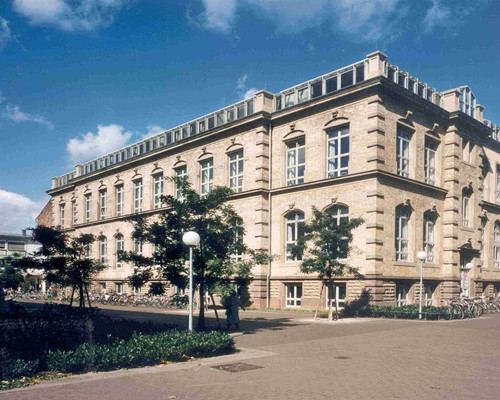
#> input picture week4_3_2/kit1_1.jpg, 500 x 400 px
$ python classical_projects_A_Image_Stitching_week4.py
#> lines starting #> are read from the running program, lines starting #| are printed output that depends on the picture
# -*- coding: utf-8 -*-
"""
Created on Sun Feb 23 21:23:38 2020

@author: 孟京浩
"""
import numpy as np
import cv2


class Stitcher:
    # 拼接函数
    def stitch(self, images, ratio=0.5, thresh=3):
        # 获取输入图片
        (imageB, imageA) = images
        # 检测A、 B 图片的SIFT 关键特征点，并计算特征描述子
        (kpsA, descriptorsA) = self.extract_sift_Features(imageA)
        (kpsB, descriptorsB) = self.extract_sift_Features(imageB)

        # 匹配两张图片的所有特征点，返回匹配结果
        M = self.matchKeypoints(kpsA, kpsB, descriptorsA, descriptorsB, ratio, thresh)

        # 如果返回结果为空，没有匹配成功的特征点，退出算法
        if M is None:
            return None

        # 否则， 提取匹配结果
        # H 是3*3 视角变换矩阵
        (matches, H, status) = M
        # 将图片A进行视角变换，result是变换后的图片
        result = cv2.warpPerspective(imageA, H, (imageA.shape[1] + imageB.shape[1], imageA.shape[0]))
        # 将图片B传入图片最左端
        result[0:imageB.shape[0], 0:imageB.shape[1]] = imageB

        # 去除黑色部分
        rows, cols = np.where(result[:, :, 0] != 0)
        min_row, max_row = min(rows), max(rows) + 1
        min_col, max_col = min(cols), max(cols) + 1
        result = result[min_row:max_row, min_col:max_col, :]


        imageC = self.drawMatches(imageA, imageB, kpsA, kpsB, matches, status)
        # 返回匹配结果和拼接图
        return (result, imageC)

    # SIFT算法找出图片的关键点集合
    def extract_sift_Features(self, image):
        # 将彩色图片转换成灰度图
        image_gray = cv2.cvtColor(image, cv2.COLOR_BGR2GRAY)

        # 建立SIFT生成器
        sift_initialize = cv2.xfeatures2d.SIFT_create()
        # 检测SIFT特征点，并计算描述子
        (kps, descriptors) = sift_initialize.detectAndCompute(image_gray, None)

        # 将结果转换成Numpy数组
        kps = np.float32([kp.pt for kp in kps])

        # 返回特征点集，以及对应的描述特征
        return kps, descriptors

    # 匹配两张图片的特征点集合
    def matchKeypoints(self, kpsA, kpsB, descriptorsA, descriptorsB, ratio, thresh):
        # 建立暴力匹配器
        bruteForce = cv2.BFMatcher_create()
        # 使用KNN检测来自A、B图的SIFT特征匹配对，K=2
        rawMatches = bruteForce.knnMatch(descriptorsA, descriptorsB, 2)

        matches = []
        for m in rawMatches:
            # 当最近距离跟次近距离的比值小于ratio值时，保留此匹配对
            if len(m) == 2 and m[0].distance < m[1].distance * ratio:
                # 存储两个点在featuresA, featuresB中的索引值
                matches.append((m[0].trainIdx, m[0].queryIdx))

        # 当筛选后的匹配度大于4时，计算视角变换矩阵
        if len(matches) > 4:
            # 获取匹配对的点坐标
            ptsA = np.float32([kpsA[i] for (_, i) in matches])
            ptsB = np.float32([kpsB[i] for (i, _) in matches])

            # 计算视角变换矩阵
            (H, status) = cv2.findHomography(ptsA, ptsB, cv2.RANSAC, thresh)

            # 返回结果
            return (matches, H, status)

        # 如果匹配对小于4时，返回None
        return None

    # 把对应点连线
    def drawMatches(self, imageA, imageB, kpsA, kpsB, matches, status):
        # 初始化图片，将A、B图左右连接到一起
        (hA, wA) = imageA.shape[:2]
        (hB, wB) = imageB.shape[:2]
        imageC = np.zeros((max(hA, hB), wA + wB, 3), dtype="uint8")
        imageC[0:hA, 0:wA] = imageA
        imageC[0:hB, wA:] = imageB

        # 联合遍历，画出匹配对
        for ((trainIdx, queryIdx), s) in zip(matches, status):
            # 当点匹配成功时，画到拼接图上
            if s == 1:
                # 画出匹配对
                ptA = (int(kpsA[queryIdx][0]), int(kpsA[queryIdx][1]))
                ptB = (int(kpsB[trainIdx][0]) + wA, int(kpsB[trainIdx][1]))
                cv2.line(imageC, ptA, ptB, (0, 255, 0), 1)

        # 返回结果
        return imageC

# 读取拼接图片
imageA = cv2.imread("kit1_1.jpg")
#> imageA is the input picture: shape (400, 500, 3); mean B, G, R 136.9, 129.5, 119
imageB = cv2.imread("kit2_1.jpg")
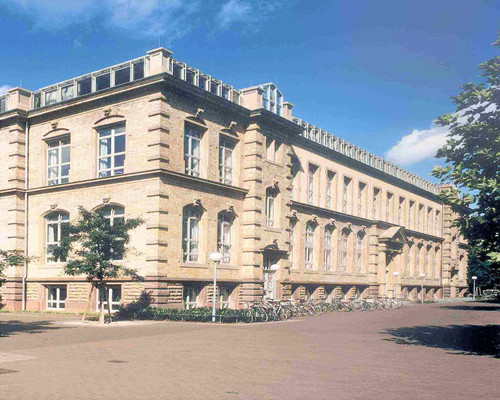
#> input picture week4_3_2/kit2_1.jpg, 500 x 400 px
#> imageB is the input picture: shape (400, 500, 3); mean B, G, R 162.4, 156.6, 153.6

# 把图片拼接成全景图
stitcher = Stitcher()
(result, vis) = stitcher.stitch([imageA, imageB])
#> in extract_sift_Features, `image_gray = cv2.cvtColor(image, cv2.COLOR_BGR2GRAY)`:
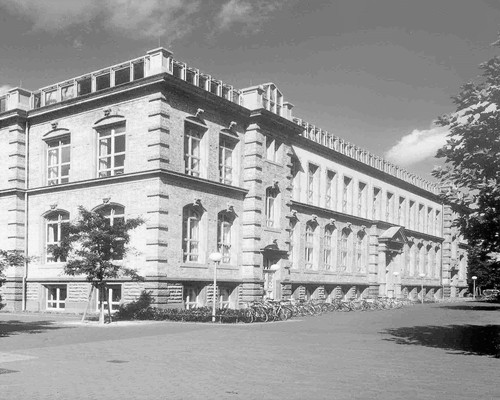
#> image_gray: shape (400, 500); min 0, max 255, mean 156.4
#> in extract_sift_Features, `(kps, descriptors) = sift_initialize.detectAndCompute(image_gray, None)`: kps = 1476 keypoints; strongest (x, y, size): (474, 277, 2.6), (110, 290, 2.6), (58, 290, 2.4), (482, 214, 2.2)
#> in extract_sift_Features, `kps = np.float32([kp.pt for kp in kps])`: kps = 1476 pairs, first value 2.44 to 496, second value 8.06 to 374.3
#> in stitch, `(kpsA, descriptorsA) = self.extract_sift_Features(imageA)`: kpsA has the same summary as kps in extract_sift_Features
#> in extract_sift_Features (call 2), `image_gray = cv2.cvtColor(image, cv2.COLOR_BGR2GRAY)`:
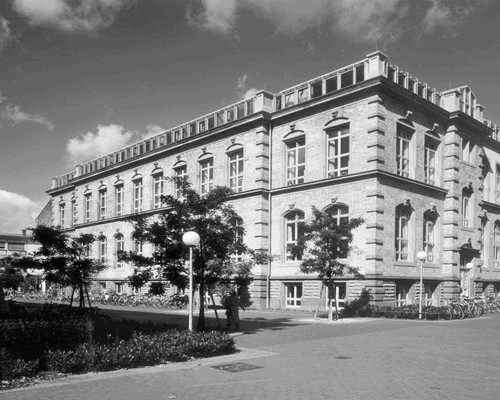
#> image_gray: shape (400, 500); min 0, max 255, mean 127.2
#> in extract_sift_Features (call 2), `(kps, descriptors) = sift_initialize.detectAndCompute(image_gray, None)`: kps = 1809 keypoints; strongest (x, y, size): (190, 237, 10.1), (337, 288, 2.1), (295, 288, 1.9), (148, 250, 9.5)
#> in extract_sift_Features (call 2), `kps = np.float32([kp.pt for kp in kps])`: kps = 1809 pairs, first value 2.35 to 496.6, second value 7.84 to 391.3
#> in stitch, `(kpsB, descriptorsB) = self.extract_sift_Features(imageB)`: kpsB has the same summary as kps in extract_sift_Features
#> in matchKeypoints, `rawMatches = bruteForce.knnMatch(descriptorsA, descriptorsB, 2)`: rawMatches = 1476 matches
#> after the loop in matchKeypoints, `for m in rawMatches:`: matches = 282 pairs, first value 876 to 1803, second value 12 to 963
#> in matchKeypoints, `ptsA = np.float32([kpsA[i] for (_, i) in matches])`: ptsA = 282 pairs, first value 9.32 to 306.4, second value 62.93 to 371.3
#> in matchKeypoints, `ptsB = np.float32([kpsB[i] for (i, _) in matches])`: ptsB = 282 pairs, first value 256.5 to 494.4, second value 66.24 to 367.2
#> in matchKeypoints, `(H, status) = cv2.findHomography(ptsA, ptsB, cv2.RANSAC, thresh)`: H = [[0.804, 0.000407, 248.6], [0.000419, 0.977, 4.6], [1.75e-06, 1.13e-06, 1]]; status = 282 values, max 1 at index 0, min 0 at index 142, mean 0.996
#> in stitch, `result[0:imageB.shape[0], 0:imageB.shape[1]] = imageB`:
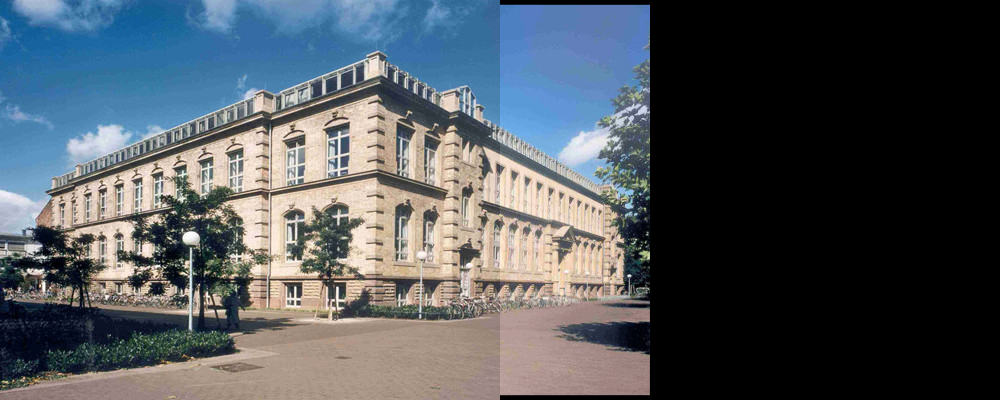
#> result: shape (400, 1000, 3); mean B, G, R 91.5, 85.7, 79.4
#> in stitch, `min_row, max_row = min(rows), max(rows) + 1`: min_row = 0; max_row = 400
#> in stitch, `min_col, max_col = min(cols), max(cols) + 1`: min_col = 0; max_col = 650
#> in stitch, `result = result[min_row:max_row, min_col:max_col, :]`:
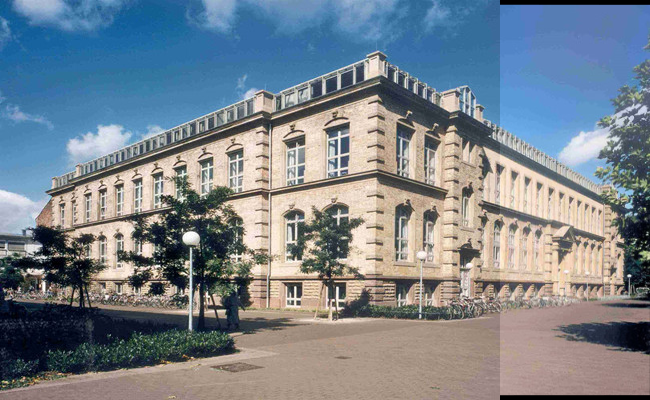
#> result: shape (400, 650, 3); mean B, G, R 140.7, 131.8, 122.2
#> in drawMatches, `imageC[0:hB, wA:] = imageB`:
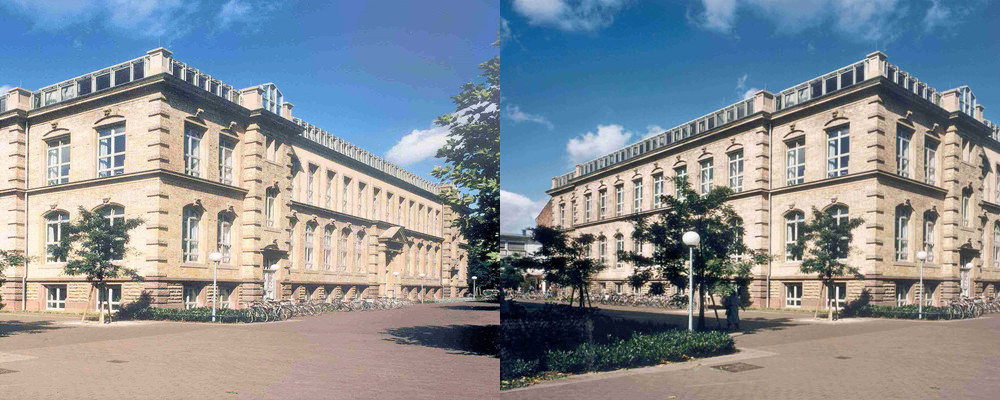
#> imageC: shape (400, 1000, 3); mean B, G, R 149.7, 143.1, 136.3
#> the loop in drawMatches, `for ((trainIdx, queryIdx), s) in zip(matches, status):` made 282 passes
#> (trainIdx, queryIdx, ptA, ptB) on passes 1 to 12: (876, 12, (9, 371), (756, 367)), (885, 24, (13, 107), (759, 109)), (894, 31, (15, 264), (761, 262)), (890, 32, (15, 126), (760, 128)), (891, 33, (15, 114), (760, 116)), (901, 46, (19, 127), (764, 129)), (910, 55, (21, 92), (766, 95)), (920, 67, (23, 254), (767, 253)), (925, 72, (28, 94), (770, 97)), (931, 73, (31, 99), (773, 100)), (937, 77, (36, 179), (778, 181)), (946, 94, (48, 208), (787, 207))
#> (ptA, ptB) on passes 61 to 66: ((87, 239), (818, 238)), ((88, 279), (820, 277)), ((89, 207), (820, 207)), ((93, 261), (823, 259)), ((93, 307), (823, 304)), ((95, 284), (825, 282))
#> after the loop in drawMatches, `for ((trainIdx, queryIdx), s) in zip(matches, status):`:
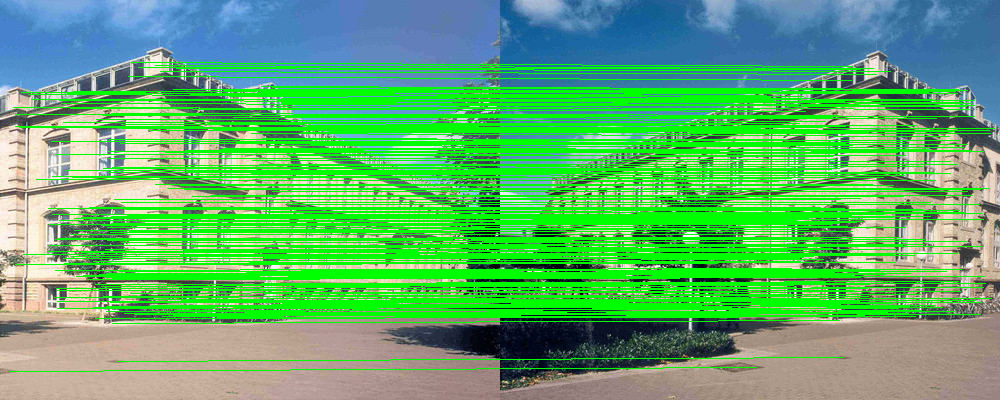
#> imageC: shape (400, 1000, 3); mean B, G, R 106, 176, 93.3

cv2.imshow("Keypoint Matches", vis)
cv2.imshow("Result", result)
cv2.waitKey(0)
cv2.destroyAllWindows()
